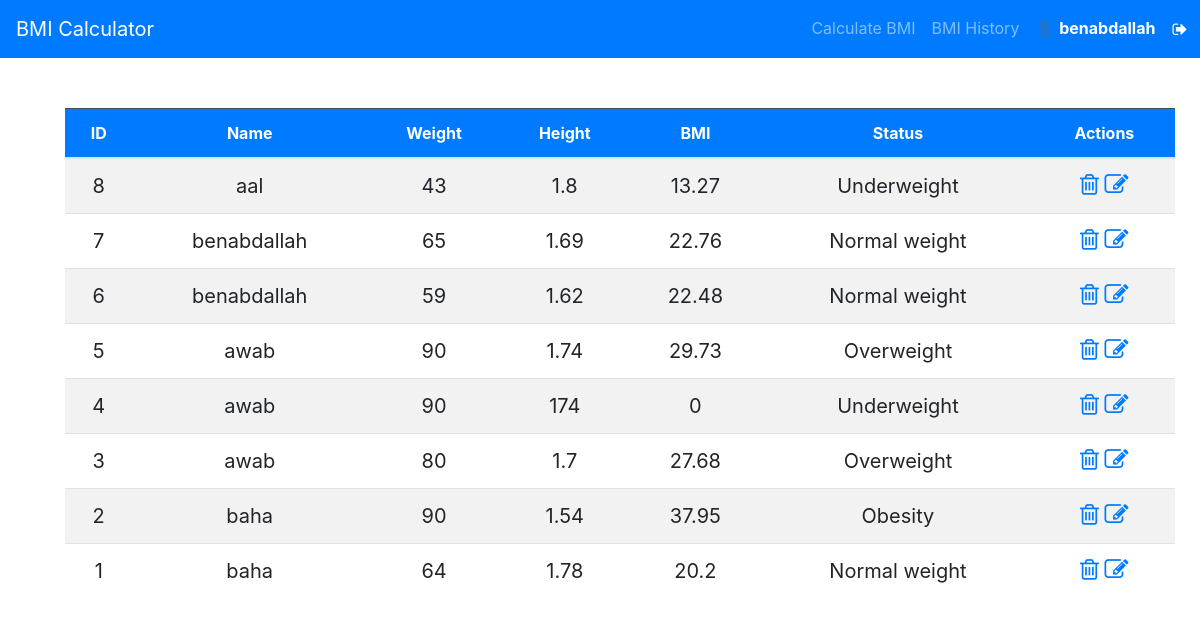
Screenshot of /admin/index.php (signed in) with the database file from the repository.
### tables this page shows
CREATE TABLE bmi_records (
  id int(11) NOT NULL,
  user_id int(11) NOT NULL,
  name varchar(100) NOT NULL,
  weight float NOT NULL,
  height float NOT NULL,
  bmi float NOT NULL,
  status varchar(50) NOT NULL,
  timestamp timestamp NOT NULL DEFAULT current_timestamp()
);

### public/admin/index.php (called while the page is built, shortened)
<?php
require '../../config/database.php';
require '../../app/models/BmiModel.php';
require '../../app/controllers/BmiController.php';
$db = new Database();
$model = new BmiModel($db);
$controller = new BmiController($model);
$records = $controller->getAllBmiRecords();
require '../../app/views/admin_dashboard.php';
?>

### app/controllers/BmiController.php (called while the page is built, shortened)
<?php
class BmiController
{
    private $model;
    public function __construct($model)
    {
        $this->model = $model;
    }
    public function getAllBmiRecords()
    {
        return $this->model->getAllBmiRecords();
    }
}

### app/models/BmiModel.php (called while the page is built, shortened)
<?php
class BmiModel
{
    private $db;
    public function __construct($database)
    {
        $this->db = $database;
    }
    public function getAllBmiRecords()
    {
        $query = "SELECT * FROM bmi_records ORDER BY timestamp DESC";
        $stmt = $this->db->prepare($query);
        $stmt->execute();
        return $stmt->fetchAll(PDO::FETCH_ASSOC);
    }
}

### config/database.php (called while the page is built, shortened)
<?php
class Database {
    private $host = "localhost";
    private $db_name = "bmi_db";
    private $username = "root";
    private $password = "";
    private $conn;
    public function connect() {
        $this->conn = null;
        try {
            $dsn = "mysql:host=" . $this->host . ";dbname=" . $this->db_name . ";charset=utf8mb4";
            $this->conn = new PDO($dsn, $this->username, $this->password);
            $this->conn->setAttribute(PDO::ATTR_ERRMODE, PDO::ERRMODE_EXCEPTION);
        } catch (PDOException $e) {
            error_log("Database Connection Error: " . $e->getMessage());
            return null;
        }
        return $this->conn;
    }
    public function getConnection() {
        return $this->conn;
    }
    public function prepare($sql) {
        return $this->getConnection()->prepare($sql);
    }
}
?>

### app/views/admin_dashboard.php (the view, shortened to what this page needs)
<!DOCTYPE html>
<html lang="en">
<head>
    <link rel="stylesheet" href="https://stackpath.bootstrapcdn.com/bootstrap/4.5.2/css/bootstrap.min.css">
    <link rel="stylesheet" href="https://cdnjs.cloudflare.com/ajax/libs/font-awesome/4.7.0/css/font-awesome.css"
 />
</head>
<body>
    <?php include '../../public/header.php'; ?>
    <div class="container">
        <table class="table  text-center table-striped">
            <thead class="table-dark bg-primary">
                <tr>
                    <th scope="col">ID</th>
                    <th scope="col">Name</th>
                    <th scope="col">Weight</th>
                    <th scope="col">Height</th>
                    <th scope="col">BMI</th>
                    <th scope="col">Status</th>
                    <th scope="col">Actions</th>
                </tr>
            </thead>
            <tbody style="font-size: 20px">
                <?php foreach ($records as $record): ?>
                    <tr>
                        <td><?= $record['id'] ?></td>
                        <td><?= $record['name'] ?></td>
                        <td><?= $record['weight'] ?></td>
                        <td><?= $record['height'] ?></td>
                        <td><?= round($record['bmi'], 2) ?></td>
                        <td><?= $record['status'] ?></td>
                        <td>
                            <a href="delete_bmi.php?id=<?= $record['id'] ?>" onclick="return confirm('Are you sure?')" class="link-dark"><i class="fa fa-trash-o fs-5 me-3" style="font-size:24px"></i></a>
                            <a href="#"
                                class="link-dark"
                                data-toggle="modal"
                                data-target="#editModal"
                                data-id="<?= $record['id'] ?>"
                                data-name="<?= $record['name'] ?>"
                                data-weight="<?= $record['weight'] ?>"
                                data-height="<?= $record['height'] ?>"
                                data-bmi="<?= $record['bmi'] ?>"
                                data-status="<?= $record['status'] ?>">
                                <i class="fa fa-edit fs-5" style="font-size:24px"></i>
                            </a>
                        </td>
                    </tr>
                <?php endforeach; ?>
            </tbody>
        </table>
    </div>
</body>
</html>

### public/header.php (shortened to what this page needs)
<nav class="navbar navbar-expand-lg navbar-dark bg-primary">
    <a class="navbar-brand" href="index.php">BMI Calculator</a>
    <div class="collapse navbar-collapse" id="navbarNav">
        <ul class="navbar-nav ml-auto">
            <li class="nav-item">
                <a class="nav-link" href="index.php">Calculate BMI</a>
            </li>
            <?php if (isset($_SESSION['username'])): ?>
                <li class="nav-item">
                    <a class="nav-link" href="bmi_history.php">BMI History</a>
                </li>
                <li class="nav-item">
                    <a class="nav-link text-white font-weight-bold" href="#">👤 <?= $_SESSION['username']; ?></a>
                </li>
                <li class="nav-item">
                    <a class="nav-link btn text-white fa-fw" href="logout.php"><i class="fa fa-sign-out"></i></a>
                </li>
            <?php endif; ?>
        </ul>
    </div>
</nav>

### app/views/admin_dashboard.php (style rules this page uses)
.container { margin: 50px; }

### rows the page displays
bmi_records: id "8", name "aal", weight "43", height "1.8", bmi "13.27", status "Underweight"
bmi_records: id "7", name "benabdallah", weight "65", height "1.69", bmi "22.76", status "Normal weight"
bmi_records: id "6", name "benabdallah", weight "59", height "1.62", bmi "22.48", status "Normal weight"
bmi_records: id "5", name "awab", weight "90", height "1.74", bmi "29.73", status "Overweight"
bmi_records: id "4", name "awab", weight "90", height "174", bmi "0", status "Underweight"
bmi_records: id "3", name "awab", weight "80", height "1.7", bmi "27.68", status "Overweight"
bmi_records: id "2", name "baha", weight "90", height "1.54", bmi "37.95", status "Obesity"
bmi_records: id "1", name "baha", weight "64", height "1.78", bmi "20.2", status "Normal weight"

### other values shown
$_SESSION['username'] "benabdallah"
